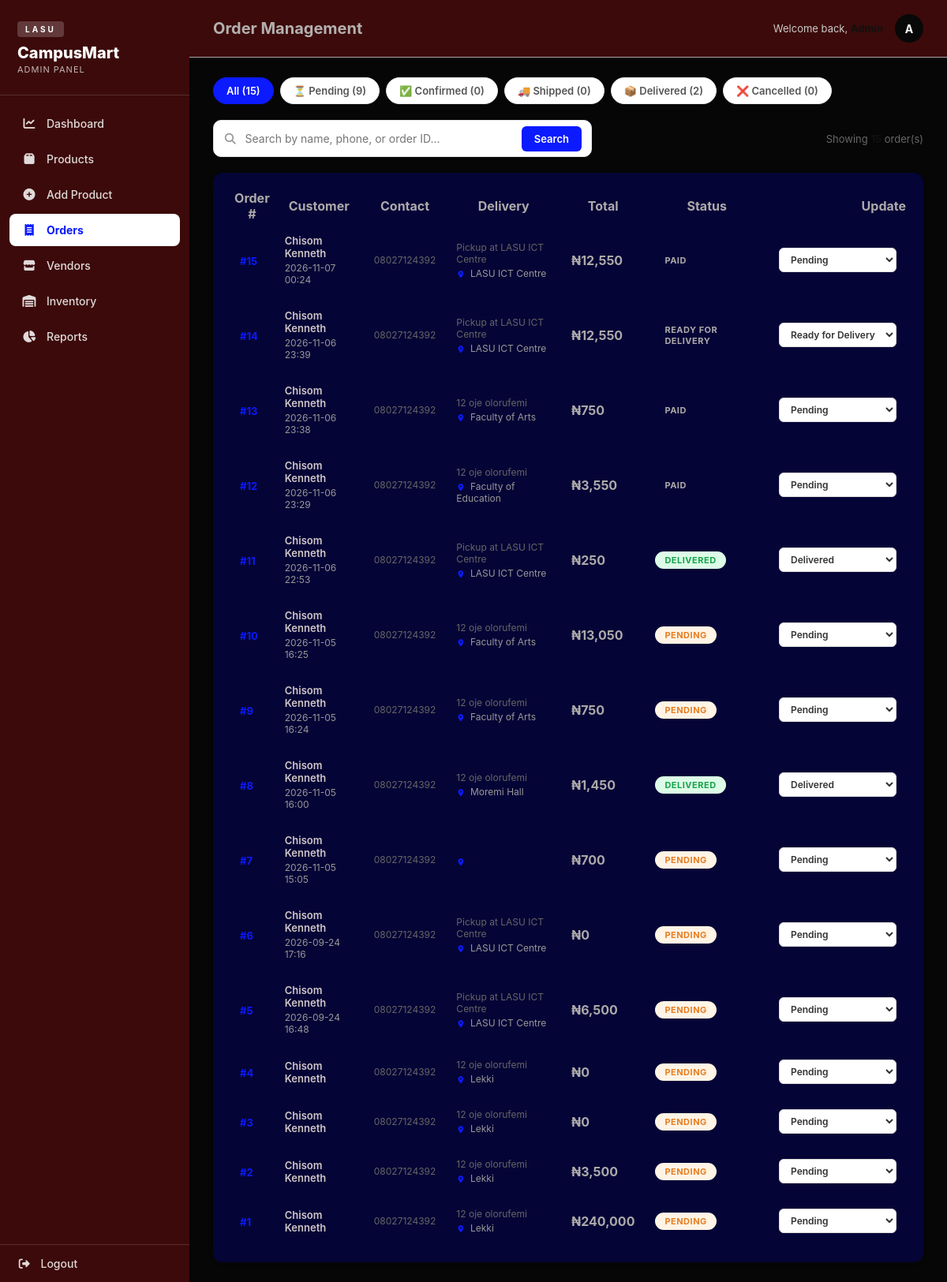
/admin/orders (signed in), run on the app's committed database.
### tables this page shows
CREATE TABLE orders (
        id INTEGER PRIMARY KEY AUTOINCREMENT,
        full_name TEXT NOT NULL,
        phone TEXT NOT NULL,
        address TEXT NOT NULL,
        city TEXT NOT NULL,
        total REAL NOT NULL
    , status TEXT DEFAULT 'Pending', created_at TIMESTAMP, vendor_confirmed INTEGER DEFAULT 0, items_summary TEXT);

### app.py (the view)
@app.route("/admin/orders")
def admin_orders():
    if not session.get("is_admin"): return redirect("/admin-login")
    status_filter = request.args.get("status", "").strip()
    search = request.args.get("search", "").strip()
    connection = sqlite3.connect("marketplace.db")
    cursor = connection.cursor()
    query = "SELECT id, full_name, phone, address, city, total, status, created_at FROM orders"
    conditions = []
    params = []
    if status_filter:
        conditions.append("status = ?")
        params.append(status_filter)
    if search:
        conditions.append("(full_name LIKE ? OR phone LIKE ? OR id LIKE ?)")
        params.extend([f"%{search}%"] * 3)
    if conditions: query += " WHERE " + " AND ".join(conditions)
    query += " ORDER BY id DESC"
    cursor.execute(query, params)
    orders = cursor.fetchall()
    cursor.execute("SELECT status, COUNT(*) FROM orders GROUP BY status")
    status_counts = dict(cursor.fetchall())
    connection.close()
    return render_template("admin_orders.html", orders=orders, status_filter=status_filter, search=search, status_counts=status_counts)

### templates/admin_orders.html (shortened to what this page needs)
<!DOCTYPE html>
<html lang="en">
<head>
    <link rel="stylesheet"
          href="{{ url_for('static', filename='admin.css') }}">
    <link rel="stylesheet"
          href="https://cdnjs.cloudflare.com/ajax/libs/font-awesome/7.3.1/css/all.min.css">
</head>
<body class="admin-body">
    <aside class="admin-sidebar">
        <div class="sidebar-brand">
            <span class="brand-lasu">LASU</span>
            <h1>CampusMart</h1>
            <p>Admin Panel</p>
        </div>
        <nav class="sidebar-nav">
            <a href="{{ url_for('admin_dashboard') }}">
                <i class="fa-solid fa-chart-line"></i>
                <span>Dashboard</span>
            </a>
            <a href="{{ url_for('admin_products') }}">
                <i class="fa-solid fa-box"></i>
                <span>Products</span>
            </a>
            <a href="{{ url_for('sell') }}">
                <i class="fa-solid fa-circle-plus"></i>
                <span>Add Product</span>
            </a>
            <a href="{{ url_for('admin_orders') }}" class="active">
                <i class="fa-solid fa-receipt"></i>
                <span>Orders</span>
            </a>
            <a href="{{ url_for('admin_vendors') }}">
                <i class="fa-solid fa-store"></i>
                <span>Vendors</span>
            </a>
            <a href="{{ url_for('admin_inventory') }}">
                <i class="fa-solid fa-warehouse"></i>
                <span>Inventory</span>
            </a>
            <a href="{{ url_for('admin_reports') }}">
                <i class="fa-solid fa-chart-pie"></i>
                <span>Reports</span>
            </a>
        </nav>
        <a href="{{ url_for('admin_logout') }}" class="sidebar-logout">
            <i class="fa-solid fa-right-from-bracket"></i>
            <span>Logout</span>
        </a>
    </aside>
    <main class="admin-main">
        <header class="admin-topbar">
            <h2>Order Management</h2>
            <div class="topbar-right">
                <span class="welcome-text">
                    Welcome back, <strong>Admin</strong>
                </span>
                <div class="admin-avatar">A</div>
            </div>
        </header>
        <section class="admin-content">
            <div class="order-filters">
                <a href="{{ url_for('admin_orders') }}"
                   class="filter-tab {% if not status_filter %}active{% endif %}">
                    All ({{ orders|length }})
                </a>
                <a href="{{ url_for('admin_orders', status='Pending') }}"
                   class="filter-tab {% if status_filter == 'Pending' %}active{% endif %}">
                    ⏳ Pending ({{ status_counts.get('Pending', 0) }})
                </a>
                <a href="{{ url_for('admin_orders', status='Confirmed') }}"
                   class="filter-tab {% if status_filter == 'Confirmed' %}active{% endif %}">
                    ✅ Confirmed ({{ status_counts.get('Confirmed', 0) }})
                </a>
                <a href="{{ url_for('admin_orders', status='Shipped') }}"
                   class="filter-tab {% if status_filter == 'Shipped' %}active{% endif %}">
                    🚚 Shipped ({{ status_counts.get('Shipped', 0) }})
                </a>
                <a href="{{ url_for('admin_orders', status='Delivered') }}"
                   class="filter-tab {% if status_filter == 'Delivered' %}active{% endif %}">
                    📦 Delivered ({{ status_counts.get('Delivered', 0) }})
                </a>
                <a href="{{ url_for('admin_orders', status='Cancelled') }}"
                   class="filter-tab {% if status_filter == 'Cancelled' %}active{% endif %}">
                    ❌ Cancelled ({{ status_counts.get('Cancelled', 0) }})
                </a>
            </div>
            <div class="admin-toolbar">
                <form method="GET"
                      action="{{ url_for('admin_orders') }}"
                      class="admin-search-form">
                    <i class="fa-solid fa-magnifying-glass"></i>
                    <input type="text"
                           name="search"
                           placeholder="Search by name, phone, or order ID..."
                           value="{{ search }}">
                    <button type="submit">Search</button>
                </form>
                <div class="product-count">
                    Showing <strong>{{ orders|length }}</strong> order(s)
                </div>
            </div>
            <div class="content-card">
                {% if orders %}
                <div class="table-scroll">
                    <table class="admin-table admin-table-orders">
                        <thead>
                            <tr>
                                <th>Order #</th>
                                <th>Customer</th>
                                <th>Contact</th>
                                <th>Delivery</th>
                                <th>Total</th>
                                <th>Status</th>
                                <th style="text-align: right;">Update</th>
                            </tr>
                        </thead>
                        <tbody>
                            {% for o in orders %}
                            <tr>
                                <td>
                                    <span class="order-id">#{{ o[0] }}</span>
                                </td>
                                <td>
                                    <div class="customer-cell">
                                        <strong>{{ o[1] }}</strong>
                                        {% if o[7] %}
                                        <span class="order-date">
                                            {{ o[7][:16] }}
                                        </span>
                                        {% endif %}
                                    </div>
                                </td>
                                <td>
                                    <div class="customer-cell">
                                        <span>{{ o[2] }}</span>
                                    </div>
                                </td>
                                <td>
                                    <div class="customer-cell">
                                        <span>{{ o[3][:30] }}{% if o[3]|length > 30 %}...{% endif %}</span>
                                        <span class="order-date">
                                            <i class="fa-solid fa-location-dot"></i> {{ o[4] }}
                                        </span>
                                    </div>
                                </td>
                                <td class="text-right">
                                    <strong>₦{{ "{:,.0f}".format(o[5]|float) }}</strong>
                                </td>
                                <td>
                                    {% set status = o[6] or 'Pending' %}
                                    <span class="status-badge status-{{ status|lower }}">
                                        {{ status }}
                                    </span>
                                </td>
                                <td style="text-align: right;">
                                    <form method="POST"
                                          action="{{ url_for('admin_update_order_status', order_id=o[0]) }}"
                                          class="status-form">
                                        <select name="status" onchange="this.form.submit()" class="status-select">
    <option value="Pending" {% if status == 'Pending' %}selected{% endif %}>Pending</option>
    <option value="Ready for Delivery" {% if status == 'Ready for Delivery' %}selected{% endif %}>Ready for Delivery</option>
    <option value="Delivered" {% if status == 'Delivered' %}selected{% endif %}>Delivered</option>
</select>
                                    </form>
                                </td>
                            </tr>
                            {% endfor %}
                        </tbody>
                    </table>
                </div>
                {% endif %}
            </div>
        </section>
    </main>
</body>
</html>

### data on the page
orders: id "15", full_name "Chisom Kenneth", created_at "2026-11-07 00:24", phone "08027124392", address "Pickup at LASU ICT Centre", city "LASU ICT Centre", total "12,550", status "PAID"
orders: id "14", full_name "Chisom Kenneth", created_at "2026-11-06 23:39", phone "08027124392", address "Pickup at LASU ICT Centre", city "LASU ICT Centre", total "12,550", status "READY FOR DELIVERY", status "Ready for Delivery"
orders: id "13", full_name "Chisom Kenneth", created_at "2026-11-06 23:38", phone "08027124392", address "12 oje olorufemi", city "Faculty of Arts", total "750", status "PAID"
orders: id "12", full_name "Chisom Kenneth", created_at "2026-11-06 23:29", phone "08027124392", address "12 oje olorufemi", city "Faculty of Education", total "3,550", status "PAID"
orders: id "11", full_name "Chisom Kenneth", created_at "2026-11-06 22:53", phone "08027124392", address "Pickup at LASU ICT Centre", city "LASU ICT Centre", total "250", status "DELIVERED", status "Delivered"
orders: id "10", full_name "Chisom Kenneth", created_at "2026-11-05 16:25", phone "08027124392", address "12 oje olorufemi", city "Faculty of Arts", total "13,050", status "PENDING", status "Pending"
orders: id "9", full_name "Chisom Kenneth", created_at "2026-11-05 16:24", phone "08027124392", address "12 oje olorufemi", city "Faculty of Arts", total "750", status "PENDING", status "Pending"
orders: id "8", full_name "Chisom Kenneth", created_at "2026-11-05 16:00", phone "08027124392", address "12 oje olorufemi", city "Moremi Hall", total "1,450", status "DELIVERED", status "Delivered"
orders: id "7", full_name "Chisom Kenneth", created_at "2026-11-05 15:05", phone "08027124392", total "700", status "PENDING", status "Pending"
orders: id "6", full_name "Chisom Kenneth", created_at "2026-09-24 17:16", phone "08027124392", address "Pickup at LASU ICT Centre", city "LASU ICT Centre", total "0", status "PENDING", status "Pending"
orders: id "5", full_name "Chisom Kenneth", created_at "2026-09-24 16:48", phone "08027124392", address "Pickup at LASU ICT Centre", city "LASU ICT Centre", total "6,500", status "PENDING", status "Pending"
orders: id "4", full_name "Chisom Kenneth", phone "08027124392", address "12 oje olorufemi", city "Lekki", total "0", status "PENDING", status "Pending"
orders: id "3", full_name "Chisom Kenneth", phone "08027124392", address "12 oje olorufemi", city "Lekki", total "0", status "PENDING", status "Pending"
orders: id "2", full_name "Chisom Kenneth", phone "08027124392", address "12 oje olorufemi", city "Lekki", total "3,500", status "PENDING", status "Pending"
orders: id "1", full_name "Chisom Kenneth", phone "08027124392", address "12 oje olorufemi", city "Lekki", total "240,000", status "PENDING", status "Pending"

### other printed values
{{ orders|length }} "15"
{{ status_counts.get('Pending', 0) }} "9"
{{ status_counts.get('Confirmed', 0) }} "0"
{{ status_counts.get('Shipped', 0) }} "0"
{{ status_counts.get('Delivered', 0) }} "2"
{{ status_counts.get('Cancelled', 0) }} "0"
